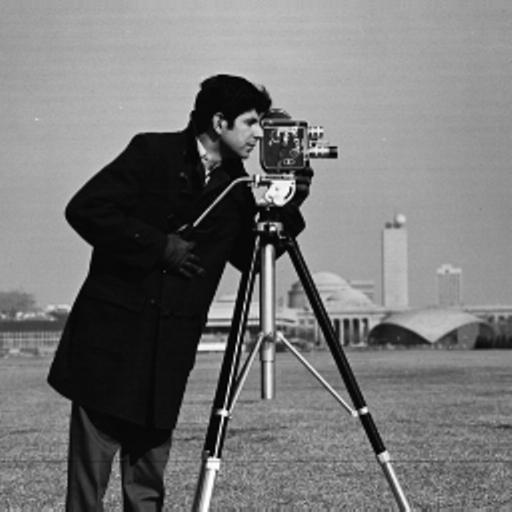
%> input picture Project_Bonus/cameraman.tif, 512 x 512 px
$ octave psee_lab_5.m   (GNU Octave 9; MATLAB toolbox functions it lacks are replaced by stand-ins)
%> lines starting %> are read from the running program, lines starting %| are printed output that depends on the picture
### Project_Bonus/calc_R_char_func.m
function calc_R_char_func(img, A, R, img_or_range)

img_distortion = R;
count = 1;
over4 = 0;

figure
for R_index = R
    L = 2 ^ R_index;
    D = (2 * A) / L;

    img_quantized = uni_scalar(img,D);
    if img_or_range == 0
        img_distortion(R_index + 1) = immse(img, img_quantized);
    else
        img_distortion(R_index - 1) = immse(img, img_quantized);
    end

    if over4 == 0 || over4 == 1
        subplot(2,2,count)
        plot(img_quantized, img)
        str = sprintf(['characteristic function of the uniform quantizer for R = ', num2str(R_index)]);
        title(str);
        count = count + 1;
    else
        plot(img_quantized, img)
        str = sprintf(['characteristic function of the uniform quantizer for R = ', num2str(R_index)]);
        title(str);
        count = count + 1;
    end

    if count > 4
        figure
        count = 1;
        over4 = over4 + 1;
    end
end

figure
plot(R, img_distortion)
title('Rate-distortion curve D(R)')
end

### Project_Bonus/uni_scalar.m
function img_quan = uni_scalar(img,D)
    img_quan = D * sign(img) .* floor(abs( abs(img) / D + 1/2));
return
end

### Project_Bonus/psee_lab_5.m
clear all;
close all;

img = imread('cameraman.tif');
%> img is the input picture: size 512x512 uint8; min 0, max 255, mean 118.3

%% Part A
A = 255;
range = linspace(-A,A);
R = 0 : 8;

% characteristic functions of the uniform quantizer
calc_R_char_func(range, A, R, 0);
%> after the loop in calc_R_char_func, `for R_index = R`:
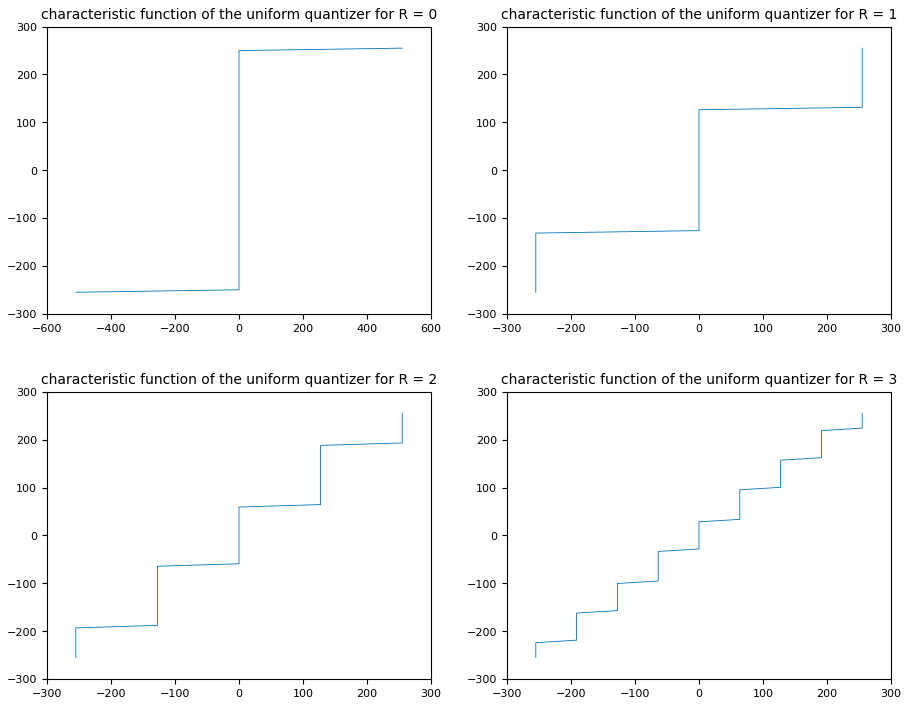
%> figure redrawn from the program's plot data, 4 panels
%> after the loop in calc_R_char_func, `for R_index = R`:
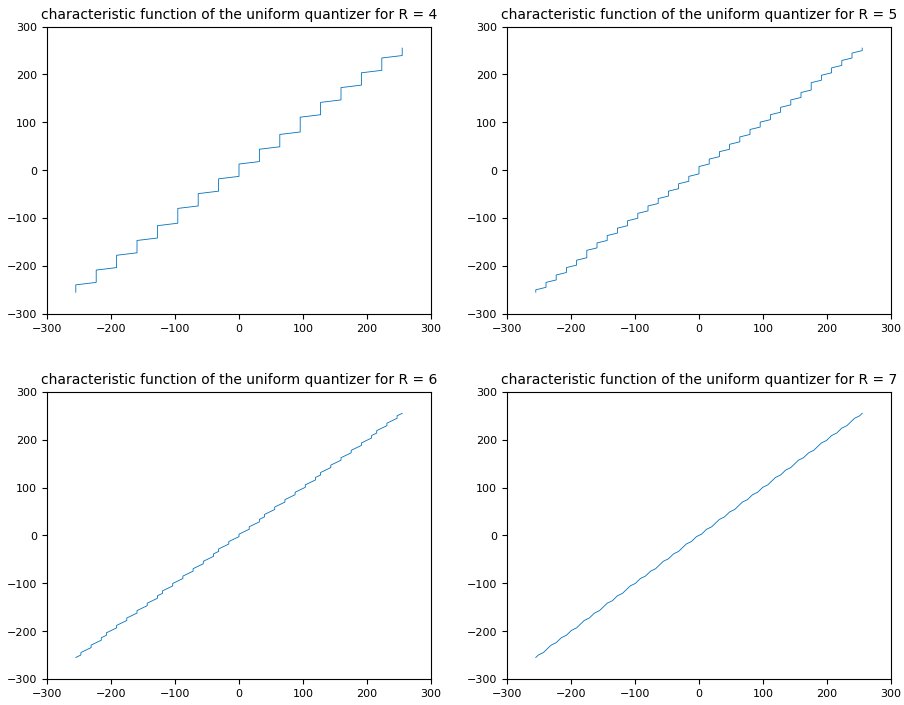
%> figure redrawn from the program's plot data, 4 panels; panel 4: curve peaks at x = 255, y = 255

% characteristic functions of image
R = 2 : 9;
calc_R_char_func(img, A, R, 1);
%> call 2 of calc_R_char_func, with A = 255, R = [2 3 4 5 6 7 8 9], img_or_range = 1
%> the loop in calc_R_char_func (call 2), `for R_index = R` made 8 passes
%> pass 1, in uni_scalar (call 10), `img_quan = D * sign(img) .* floor(abs( abs(img) / D + 1/2));`:
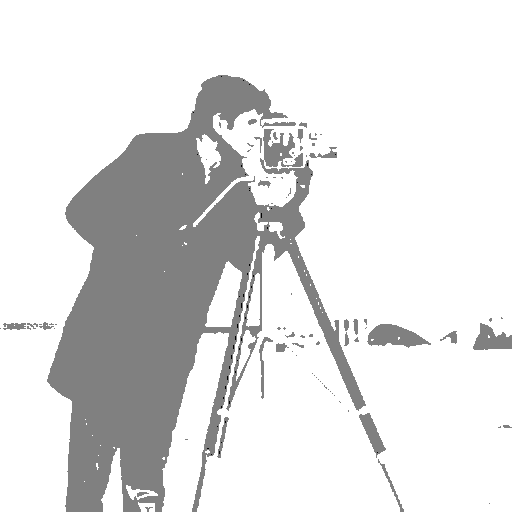
%> img_quan: size 512x512 uint8; min 0, max 255, mean 224.2
%> pass 3, in uni_scalar (call 12), `img_quan = D * sign(img) .* floor(abs( abs(img) / D + 1/2));`:
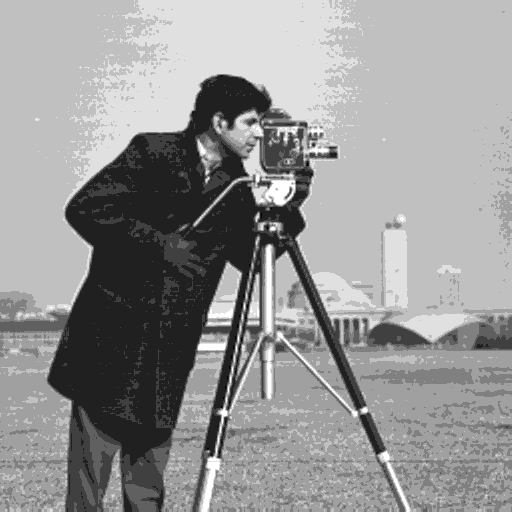
%> img_quan: size 512x512 uint8; min 0, max 255, mean 149.2
%> after the loop in calc_R_char_func (call 2), `for R_index = R`: count = 1; img_distortion = [11868.8 4620.8 1050 302.5 77.62 21.4 6.5 2.77]; over4 = 2; str = 'characteristic function of the uniform quantizer for R = 9'
%> after the loop in calc_R_char_func (call 2), `for R_index = R`:
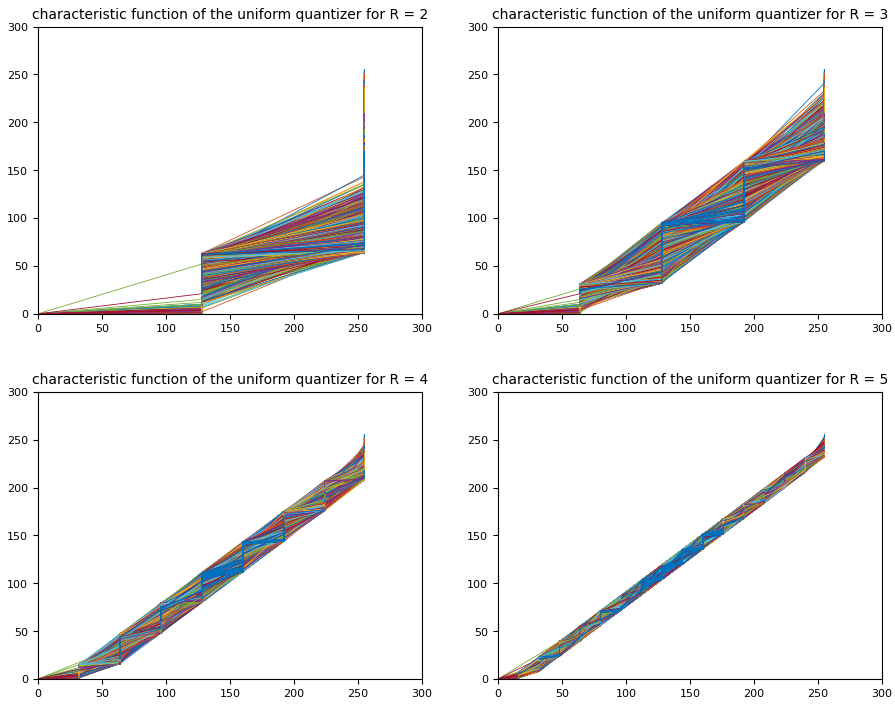
%> figure redrawn from the program's plot data, 4 panels
%> after the loop in calc_R_char_func (call 2), `for R_index = R`:
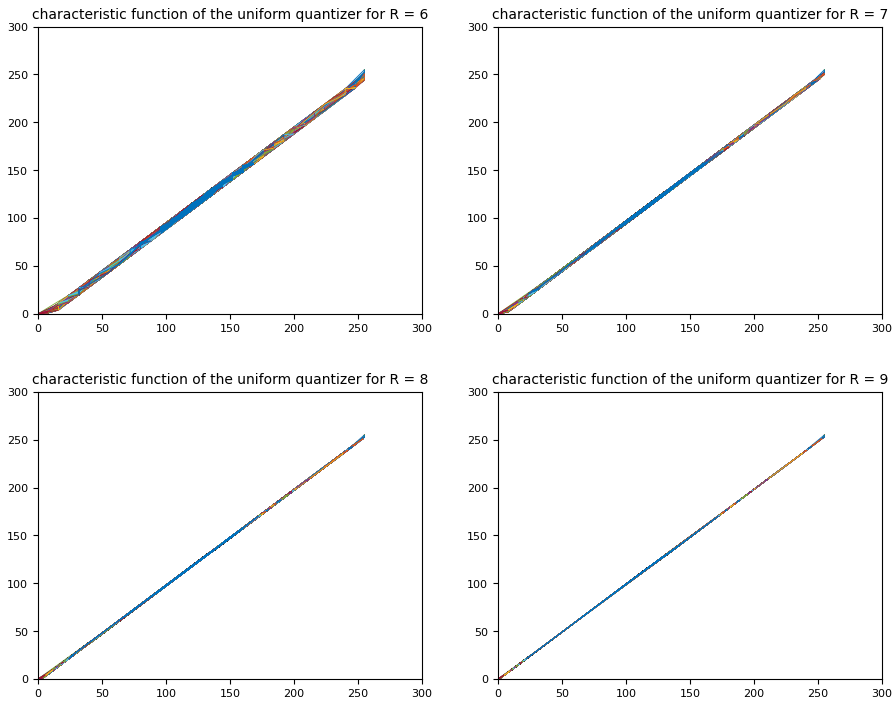
%> figure redrawn from the program's plot data, 4 panels
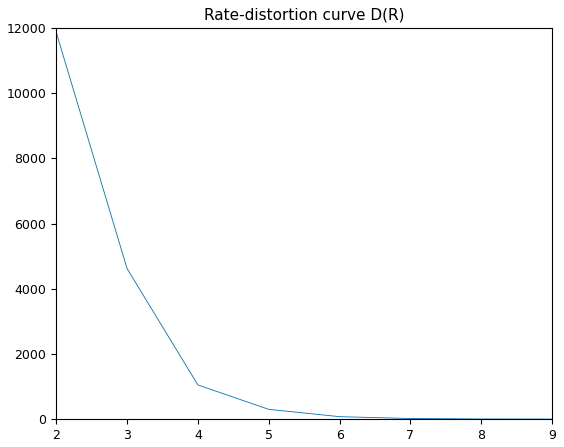
%> figure redrawn from the program's plot data

%% Part B
%img = (imresize(img,[256 256]));

%> (the run ends here)
